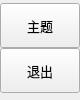
                 <widget class="QFrame" name="extraRightBox">
                  <property name="minimumSize">
                   <size>
                    <width>0</width>
                    <height>0</height>
                   </size>
                  </property>
                  <property name="maximumSize">
                   <size>
                    <width>0</width>
                    <height>16777215</height>
                   </size>
                  </property>
                  <property name="frameShape">
                   <enum>QFrame::NoFrame</enum>
                  </property>
                  <property name="frameShadow">
                   <enum>QFrame::Raised</enum>
                  </property>
                  <layout class="QVBoxLayout" name="verticalLayout_7">
                   <property name="spacing">
                    <number>0</number>
                   </property>
                   <property name="leftMargin">
                    <number>0</number>
                   </property>
                   <property name="topMargin">
                    <number>0</number>
                   </property>
                   <property name="rightMargin">
                    <number>0</number>
                   </property>
                   <property name="bottomMargin">
                    <number>0</number>
                   </property>
                   <item>
                    <widget class="QFrame" name="themeSettingsTopDetail">
                     <property name="maximumSize">
                      <size>
                       <width>16777215</width>
                       <height>3</height>
                      </size>
                     </property>
                     <property name="frameShape">
                      <enum>QFrame::NoFrame</enum>
                     </property>
                     <property name="frameShadow">
                      <enum>QFrame::Raised</enum>
                     </property>
                    </widget>
                   </item>
                   <item>
                    <widget class="QFrame" name="contentSettings">
                     <property name="frameShape">
                      <enum>QFrame::NoFrame</enum>
                     </property>
                     <property name="frameShadow">
                      <enum>QFrame::Raised</enum>
                     </property>
                     <layout class="QVBoxLayout" name="verticalLayout_13">
                      <property name="spacing">
                       <number>0</number>
                      </property>
                      <property name="leftMargin">
                       <number>0</number>
                      </property>
                      <property name="topMargin">
                       <number>0</number>
                      </property>
                      <property name="rightMargin">
                       <number>0</number>
                      </property>
                      <property name="bottomMargin">
                       <number>0</number>
                      </property>
                      <item alignment="Qt::AlignTop">
                       <widget class="QFrame" name="topMenus">
                        <property name="frameShape">
                         <enum>QFrame::NoFrame</enum>
                        </property>
                        <property name="frameShadow">
                         <enum>QFrame::Raised</enum>
                        </property>
                        <layout class="QVBoxLayout" name="verticalLayout_14">
                         <property name="spacing">
                          <number>0</number>
                         </property>
                         <property name="leftMargin">
                          <number>0</number>
                         </property>
                         <property name="topMargin">
                          <number>0</number>
                         </property>
                         <property name="rightMargin">
                          <number>0</number>
                         </property>
                         <property name="bottomMargin">
                          <number>0</number>
                         </property>
                         <item>
                          <widget class="QPushButton" name="btn_theme">
                           <property name="sizePolicy">
                            <sizepolicy hsizetype="Expanding" vsizetype="Fixed">
                             <horstretch>0</horstretch>
                             <verstretch>0</verstretch>
                            </sizepolicy>
                           </property>
                           <property name="minimumSize">
                            <size>
                             <width>0</width>
                             <height>45</height>
                            </size>
                           </property>
                           <property name="font">
                            <font>
                             <family>Segoe UI</family>
                             <pointsize>10</pointsize>
                             <italic>false</italic>
                             <bold>false</bold>
                            </font>
                           </property>
                           <property name="cursor">
                            <cursorShape>PointingHandCursor</cursorShape>
                           </property>
                           <property name="layoutDirection">
                            <enum>Qt::LeftToRight</enum>
                           </property>
                           <property name="styleSheet">
                            <string notr="true">background-image: url(:/icons/images/icons/cil-envelope-open.png);</string>
                           </property>
                           <property name="text">
                            <string>主题</string>
                           </property>
                          </widget>
                         </item>
                         <item>
                          <widget class="QPushButton" name="btn_logout">
                           <property name="sizePolicy">
                            <sizepolicy hsizetype="Expanding" vsizetype="Fixed">
                             <horstretch>0</horstretch>
                             <verstretch>0</verstretch>
                            </sizepolicy>
                           </property>
                           <property name="minimumSize">
                            <size>
                             <width>0</width>
                             <height>45</height>
                            </size>
                           </property>
                           <property name="font">
                            <font>
                             <family>Segoe UI</family>
                             <pointsize>10</pointsize>
                             <italic>false</italic>
                             <bold>false</bold>
                            </font>
                           </property>
                           <property name="cursor">
                            <cursorShape>PointingHandCursor</cursorShape>
                           </property>
                           <property name="layoutDirection">
                            <enum>Qt::LeftToRight</enum>
                           </property>
                           <property name="styleSheet">
                            <string notr="true">background-image: url(:/icons/images/icons/cil-account-logout.png);</string>
                           </property>
                           <property name="text">
                            <string>退出</string>
                           </property>
                          </widget>
                         </item>
                        </layout>
                       </widget>
                      </item>
                     </layout>
                    </widget>
                   </item>
                  </layout>
                 </widget>
